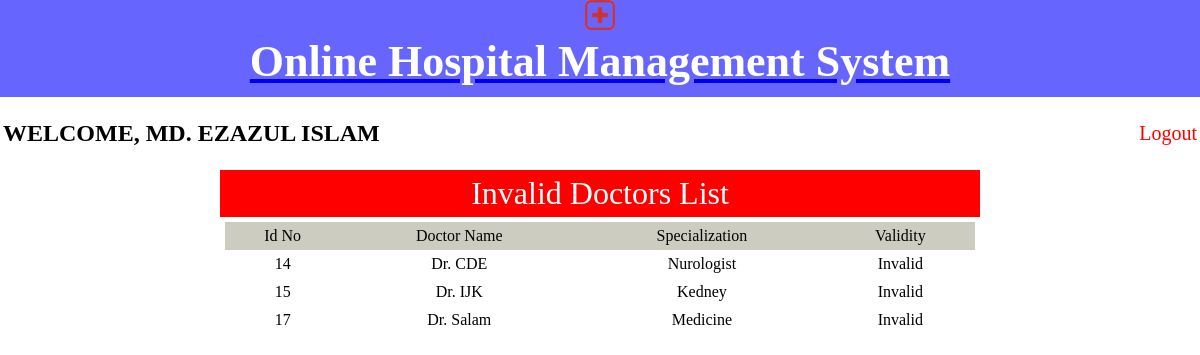
/indoclist.php (signed in), run on the app's committed database.
### tables this page shows
CREATE TABLE `doctor` (
  `did` int(100) NOT NULL,
  `dname` varchar(100) NOT NULL,
  `demail` varchar(100) NOT NULL,
  `dpass` varchar(100) NOT NULL,
  `dadd` varchar(100) NOT NULL,
  `dspecial` varchar(100) NOT NULL,
  `dcontact` varchar(11) NOT NULL,
  `dgen` varchar(10) NOT NULL,
  `dfrom` varchar(5) NOT NULL,
  `dto` varchar(5) NOT NULL,
  `delete` varchar(2) NOT NULL,
  `time` time NOT NULL
);

### indoclist.php (the view, shortened to what this page needs)
<!DOCTYPE HTML>
<html>
<head>
	<link rel="stylesheet" type="text/css" href="style.css" media="all" />
</head>
<body>
	<div class="header-area">
		<img src="images/hospital-512.gif" alt="hospital_logo" />
		<a href="index.php"><h1>Online Hospital Management System</h1></a>
	</div>
	<table>
		<tr style="height:20px;">
			<td style="width:1141px;">
				<?php
					echo ("<h2>WELCOME, ".$_SESSION['auname']."</h2>");
				?>
			</td>
			<td>
				<a href="alogout.php" style="text-decoration:none; font-size:20px; color:red; ">Logout</a>
			</td>
		</tr>
	</table>
	<tr><td><table align=center width=750 cellspacing=0 cellpadding=5>
	<tr bgcolor=red><td align=center ><font size=6 color=white>Invalid Doctors
	List</font></td></tr>
	<tr><td><table width=750 cellspacing=0 cellpadding=5>
	<tr bgcolor=#ccccc><td align=center>Id No</td><td align=center>Doctor
	Name</td><td align=center>Specialization</td><td align=center>Validity</td></tr>
	<?php
		$conn = mysqli_connect("localhost", "root", "", "hms");
		$result = mysqli_query($conn, "SELECT * FROM doctor d WHERE d.delete='n' ORDER BY d.did");
		while($row = mysqli_fetch_assoc($result))
		{
			echo "<tr><td align=center>".$row['did']."</td><td align=center>".$row['dname']."</td><td align=center>".$row['dspecial']."</td><td align=center>"."Invalid"."</td></tr>";
		}
	?>
</body>
</html>

### style.css (style rules this page uses)
body { margin: 0px; padding: 0px; }
.header-area h1 { margin:0px; }
.header-area { font-family:Algerian; background: #6666FF; color: #ffffff; text-align: center; font-size: 22px; padding: 10px; }
.header-area a h1 { text-decoration:none; color: #ffffff; }
.header-area img { height:30px; margin-top: -22px; position: relative; }

### data on the page
doctor: did "14", dname "Dr. CDE", dspecial "Nurologist"
doctor: did "15", dname "Dr. IJK", dspecial "Kedney"
doctor: did "17", dname "Dr. Salam", dspecial "Medicine"

### other printed values
$_SESSION['auname'] "MD. EZAZUL ISLAM"
